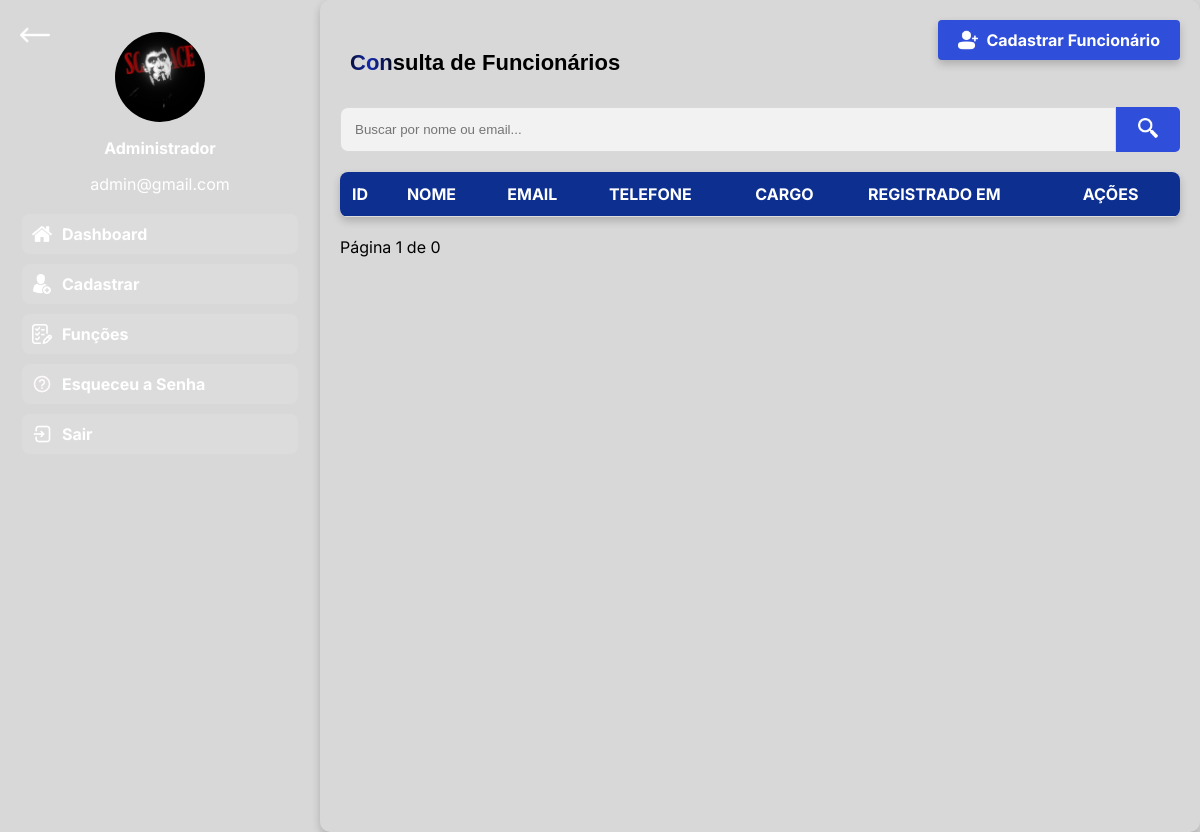
The page /php/consultar_func_gerente.php?letra=Voltan (signed in) on the database as committed earlier.
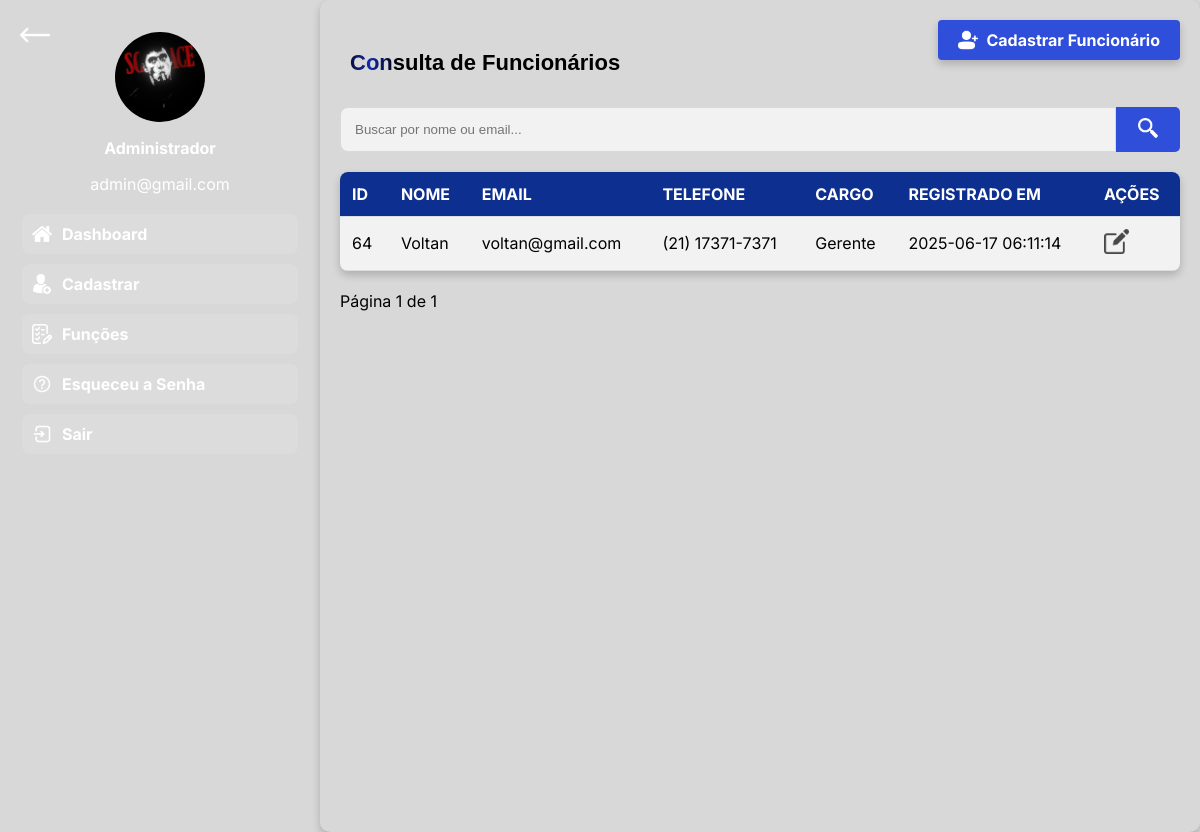
The same page on the database as committed later.
### tables this page shows
CREATE TABLE `clientes` (
  `id` int(11) NOT NULL,
  `nome_completo` varchar(255) NOT NULL,
  `email` varchar(255) NOT NULL,
  `cpf` varchar(15) NOT NULL,
  `telefone` varchar(20) NOT NULL,
  `rg` varchar(20) NOT NULL,
  `cidade` varchar(100) NOT NULL,
  `estado` varchar(2) NOT NULL,
  `cnh` varchar(20) NOT NULL,
  `senha` varchar(255) NOT NULL,
  `admin` tinyint(1) DEFAULT 0,
  `cargo` enum('Admin','Cliente','Gerente','Funcionario') NOT NULL DEFAULT 'Cliente',
  `endereco` varchar(100) NOT NULL DEFAULT '',
  `pis` varchar(11) DEFAULT NULL,
  `foto_perfil` varchar(255) DEFAULT NULL,
  `registrado_em` datetime DEFAULT current_timestamp()
);

### php/consultar_func_gerente.php (the view, shortened to what this page needs)
<?php
$host = "localhost";
$user = "root";
$pass = "";
$db = "sistema_bmw";
$conn = new mysqli($host, $user, $pass, $db);
$usuario_id = $_SESSION['usuarioId'];
$sql = "SELECT nome_completo, email, cargo FROM clientes WHERE id = ?";
$stmt = $conn->prepare($sql);
$stmt->bind_param("i", $usuario_id);
$stmt->execute();
$stmt->bind_result($nome_completo, $email, $cargo_usuario);
$stmt->fetch();
$clientes_por_pagina = 10;
$pagina_atual = isset($_GET['pagina']) ? (int)$_GET['pagina'] : 1;
$offset = ($pagina_atual - 1) * $clientes_por_pagina;
$letra_filtro = isset($_GET['letra']) ? $_GET['letra'] : '';
$filtro = isset($_GET['search']) ? $_GET['search'] : '';
if ($letra_filtro) {
    $param = "$letra_filtro%";
    $sql = "SELECT id, nome_completo, email, telefone, cargo, registrado_em FROM clientes
            WHERE cargo " . ($cargo_usuario === 'Admin' ? "IN ('Funcionario', 'Gerente')" : "= 'Funcionario'") . "
            AND nome_completo LIKE ?
            LIMIT ?, ?";
    $stmt = $conn->prepare($sql);
    $stmt->bind_param("sii", $param, $offset, $clientes_por_pagina);
} else {
    $sql = "SELECT id, nome_completo, email, telefone, cargo, registrado_em FROM clientes
            WHERE cargo " . ($cargo_usuario === 'Admin' ? "IN ('Funcionario', 'Gerente')" : "= 'Funcionario'") . "
            LIMIT ?, ?";
    $stmt = $conn->prepare($sql);
    $stmt->bind_param("ii", $offset, $clientes_por_pagina);
}
$stmt->execute();
$result = $stmt->get_result();
if ($letra_filtro) {
    $sql_total = "SELECT COUNT(*) as total FROM clientes
                  WHERE cargo " . ($cargo_usuario === 'Admin' ? "IN ('Funcionario', 'Gerente')" : "= 'Funcionario'") . "
                  AND nome_completo LIKE ?";
    $stmt_total = $conn->prepare($sql_total);
    $stmt_total->bind_param("s", $param);
} elseif ($filtro) {
    $sql_total = "SELECT COUNT(*) as total FROM clientes
                  WHERE cargo " . ($cargo_usuario === 'Admin' ? "IN ('Funcionario', 'Gerente')" : "= 'Funcionario'") . "
                  AND (nome_completo LIKE ? OR email LIKE ?)";
    $stmt_total = $conn->prepare($sql_total);
    $stmt_total->bind_param("ss", $param, $param);
} else {
    $sql_total = "SELECT COUNT(*) as total FROM clientes
                  WHERE cargo " . ($cargo_usuario === 'Admin' ? "IN ('Funcionario', 'Gerente')" : "= 'Funcionario'");
    $stmt_total = $conn->prepare($sql_total);
}
$stmt_total->execute();
$total_result = $stmt_total->get_result()->fetch_assoc();
$total_clientes = $total_result['total'];
$total_paginas = ceil($total_clientes / $clientes_por_pagina);
?>
<!DOCTYPE html>
<html lang="pt-BR">
<head>
    <link rel="stylesheet" href="../css/consultar_clientes.css">
</head>
<body>
<div class="container">
    <div>
        <?php include 'sidebar.php'; ?>
    </div>
    <div class="content">
        <?php if ($cargo_usuario === 'Admin'): ?>
            <a href="funcoes_admin.php" class="back-button">
                <img src="../img/seta-esquerdabranca.png" alt="Voltar">
            </a>
        <?php endif; ?>
        <h2 class="btn-shine">Consulta de Funcionários</h2>
        <a href="cadastro_admin.php?redir=3" class="btn-novo-cliente">
            <img src="../img/adicionar-usuario.png" alt="Cadastrar Funcionário" class="img-btn">
            Cadastrar Funcionário
        </a>
        <form method="GET" action="">
            <input type="text" name="search" class="input" placeholder="Buscar por nome ou email..." value="<?php echo htmlspecialchars($filtro); ?>">
            <button type="submit"><img src="../img/lupa.png" alt="Buscar" class="icone-lupa"></button>
        </form>
        <table>
            <thead>
                <tr>
                    <th>ID</th>
                    <th>Nome</th>
                    <th>Email</th>
                    <th>Telefone</th>
                    <th>Cargo</th>
                    <th>Registrado em</th>
                    <th>Ações</th>
                </tr>
            </thead>
            <tbody>
                <?php while ($row = $result->fetch_assoc()): ?>
                    <tr>
                        <td><?php echo $row['id']; ?></td>
                        <td><?php echo $row['nome_completo']; ?></td>
                        <td><?php echo $row['email']; ?></td>
                        <td><?php echo $row['telefone']; ?></td>
                        <td><?php echo $row['cargo']; ?></td>
                        <td><?php echo $row['registrado_em']; ?></td>
                        <td>
                            <a class="a-btn" href="editar_funcionario.php?id=<?php echo $row['id']; ?>">
                                <img src="../img/editar.png" alt="Editar" class="btn-editar">
                            </a>
                        </td>
                    </tr>
                <?php endwhile; ?>
            </tbody>
        </table>
        <div class="paginacao">
            <span>Página <?php echo $pagina_atual; ?> de <?php echo $total_paginas; ?></span>
        </div>
    </div>
</div>
</body>
</html>

Rows that differ between the two databases and show on the page:
added clientes: id "64", nome_completo "Voltan", email "voltan@gmail.com", telefone "(21) 17371-7371", cargo "Gerente", registrado_em "2025-06-17 06:11:14"
Other text that changed with them:
$total_paginas: "0" → "1"
